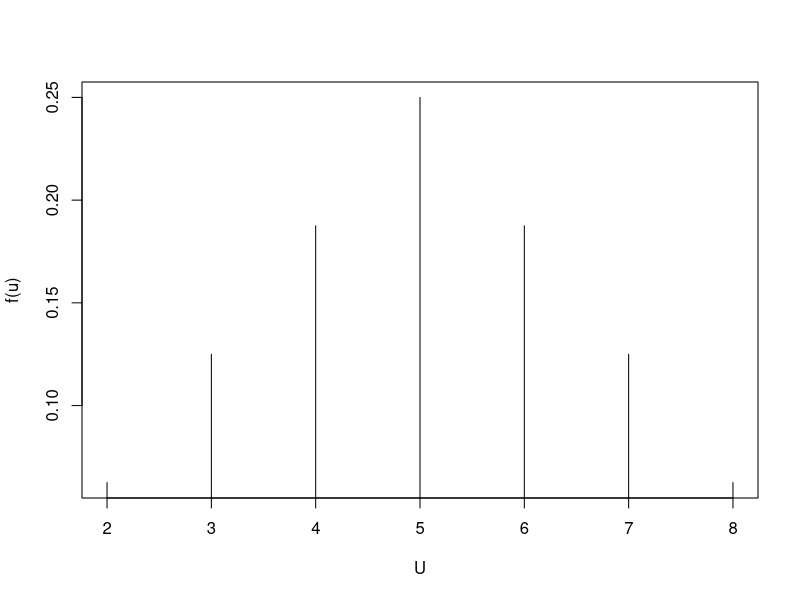
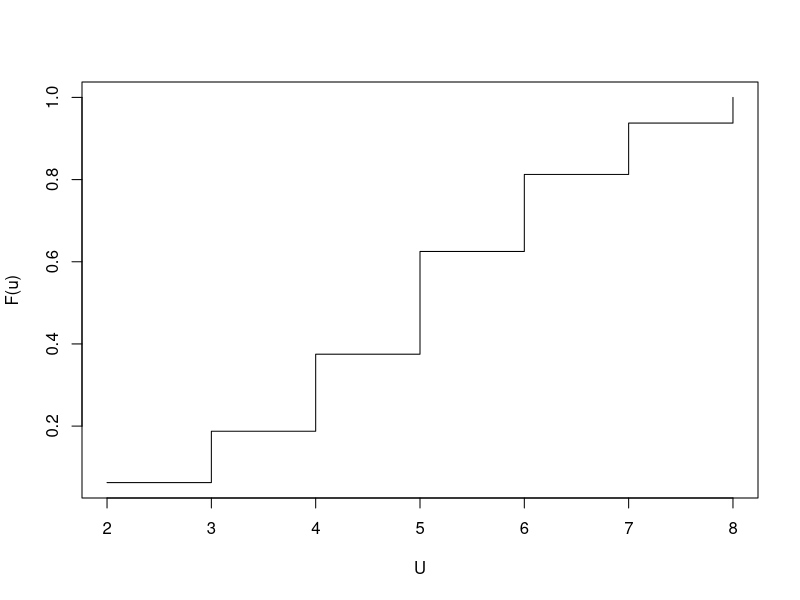

Recreate these plots in R, in order.
## ---- chunk 1
#libraries
library(tibble)
library(psych)
library(dplyr)
library(MASS)
## ---- chunk 2
dado <- c(1,2,3,4)
omega <- expand.grid(dado1= dado, dado2= dado)
omega$prob <- 1/nrow(omega)
tibble(omega)
## ---- chunk 3
omega$U <- omega$dado1 + omega$dado2
tibble(omega)
## ---- chunk 4
#fp <- omega %>% group_by(U) %>% summarise(fp = n()/36)
fp <- aggregate(prob ~ U, data = omega, FUN = sum)
tibble(fp)
## ---- chunk 5
plot(fp$U, fp$prob, type = "h", xlab = "U", ylab = "f(u)")
## ---- chunk 6
Fu <- cumsum(fp$prob)
tibble(U = fp$U, Fu = Fu)
## ---- chunk 7
plot(fp$U, Fu, type = "s", xlab = "U", ylab = "F(u)")
## ---- chunk 8
# P(4<=U<=7)
# Com recurso a funcao de probabilidade
print(fractions(sum(fp$prob[fp$U >= 4 & fp$U <= 7])))
# Com recurso a funcao de distribuiao
print(fractions(Fu[which(fp$U == 7)] - Fu[which(fp$U == 4-1)]))
## ---- chunk 9
#P(4<U<=7)
#Com recurso a funcao de probabilidade
print(fractions(sum(fp$prob[fp$U > 4 & fp$U <= 7])))
#Com recurso a funcao de distribuiaoo
print(fractions(Fu[which(fp$U == 7)] - Fu[which(fp$U == 4)]))
## ---- chunk 10
#P(4<U<7)
#Com recurso a funcao de probabilidade
print(fractions(sum(fp$prob[fp$U > 4 & fp$U < 7])))
#Com recurso a funcao de distribuicao
print(fractions(Fu[which(fp$U == 7-1)] - Fu[which(fp$U == 4)]))
